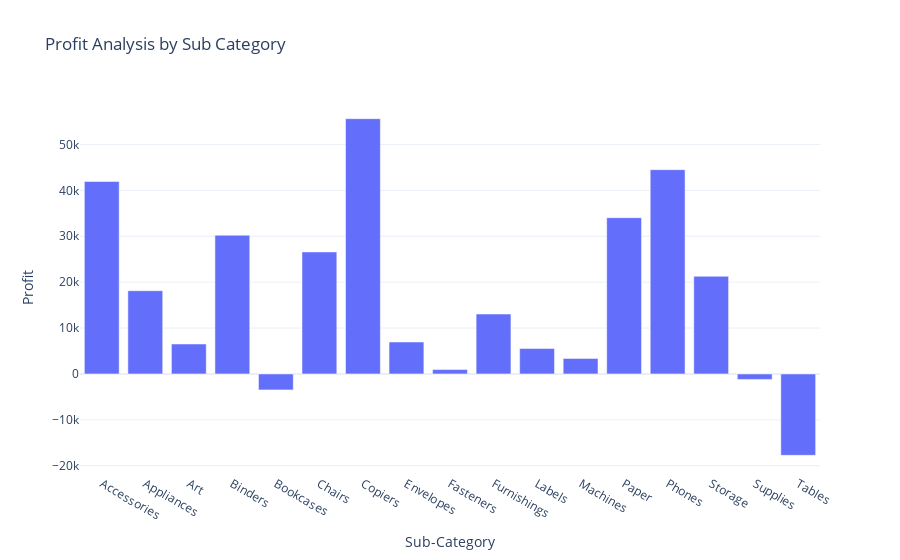

The cell this chart's notebook holds for it:
### Markdown cell above
# Profit by Subcategory

### Code cell
profit_by_subcategory=data.groupby('Sub-Category')['Profit'].sum().reset_index()
fig=px.bar(profit_by_subcategory,x='Sub-Category',y='Profit',title='Profit Analysis by Sub Category')
fig.show()

### Figure 1 — Plotly figure (JSON) as saved in the notebook; plotly's stock layout.template omitted (floating-point values rounded to 4 significant figures)
{"data": [{"alignmentgroup": "True", "hovertemplate": "Sub-Category=%{x}<br>Profit=%{y}<extra></extra>", "legendgroup": "", "marker": {"color": "#636efa", "pattern": {"shape": ""}}, "name": "", "offsetgroup": "", "orientation": "v", "showlegend": false, "textposition": "auto", "type": "bar", "x": ["Accessories", "Appliances", "Art", "Binders", "Bookcases", "Chairs", "Copiers", "Envelopes", "Fasteners", "Furnishings", "Labels", "Machines", "Paper", "Phones", "Storage", "Supplies", "Tables"], "xaxis": "x", "y": [41940.0, 18140.0, 6528.0, 30220.0, -3473.0, 26590.0, 55620.0, 6964.0, 949.5, 13060.0, 5546.0, 3385.0, 34050.0, 44520.0, 21280.0, -1189.0, -17730.0], "yaxis": "y"}], "layout": {"barmode": "relative", "legend": {"tracegroupgap": 0}, "title": {"text": "Profit Analysis by Sub Category"}, "xaxis": {"anchor": "y", "domain": [0, 1], "title": {"text": "Sub-Category"}}, "yaxis": {"anchor": "x", "domain": [0, 1], "title": {"text": "Profit"}}}}
